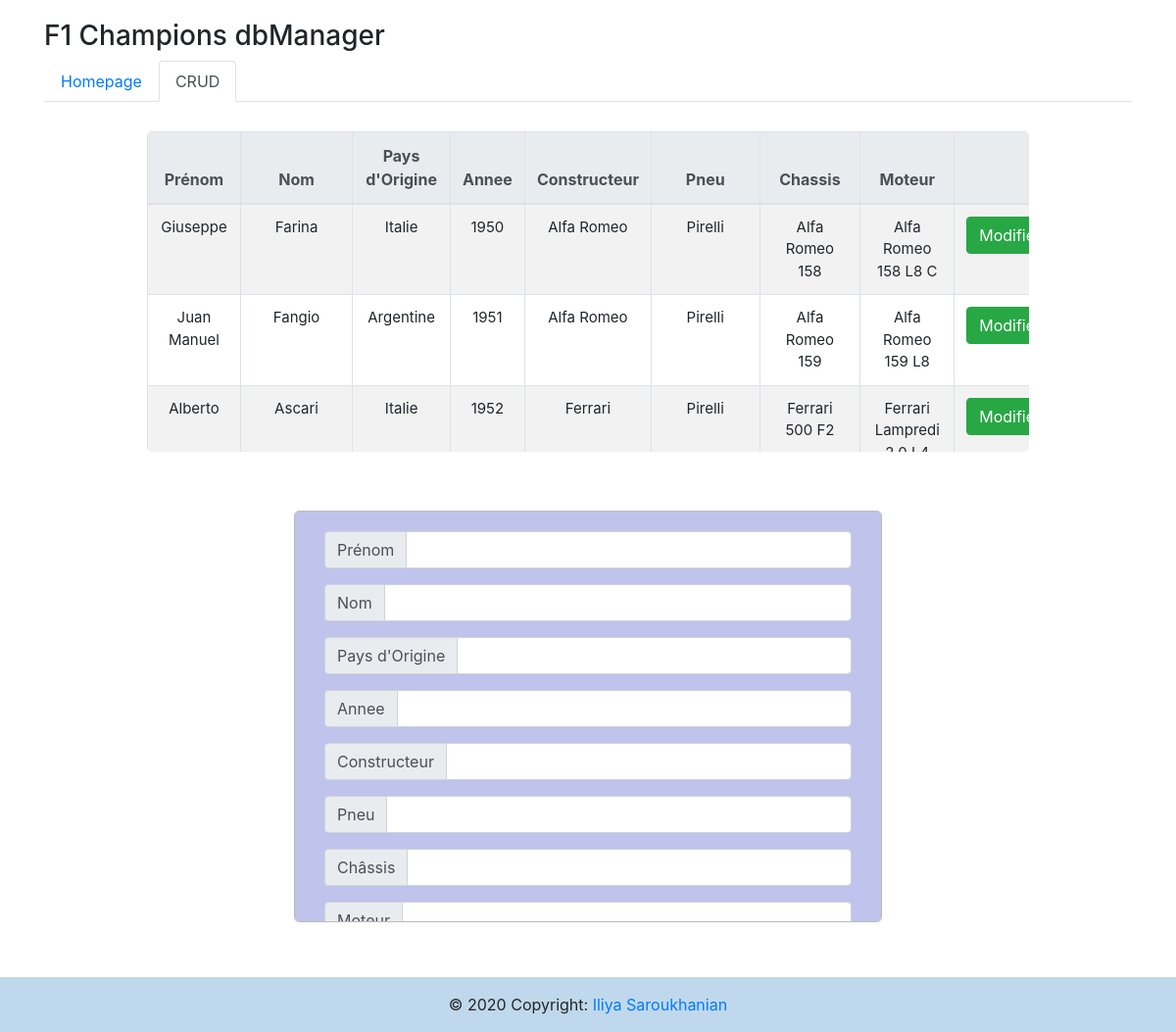
Screenshot of /crud.php with the database file from the repository.
### tables this page shows
CREATE TABLE `f1Champs` (
  `idAnnee` int(11) NOT NULL,
  `prenom` varchar(30) NOT NULL,
  `nom` varchar(40) NOT NULL,
  `paysOrigine` varchar(30) NOT NULL,
  `annee` int(4) NOT NULL,
  `constructeur` varchar(50) NOT NULL,
  `pneu` varchar(40) NOT NULL,
  `chassis` varchar(60) NOT NULL,
  `moteur` varchar(60) NOT NULL
);

### crud.php (the view, shortened to what this page needs)
<?php
require_once("bdd/db_connection.php");
$prenom = filter_input(INPUT_POST, 'prenom', FILTER_SANITIZE_STRING);
$nom = filter_input(INPUT_POST, 'nom', FILTER_SANITIZE_STRING);
?>
<!DOCTYPE html>
<html class="no-js">
<head>
    <link rel="stylesheet" href="https://stackpath.bootstrapcdn.com/bootstrap/4.5.0/css/bootstrap.min.css">
    <link rel="stylesheet" type="text/css" href="styles/crud.css">
</head>
<body>
    <div class="container">
        <h3>F1 Champions dbManager</h3>
        <ul class="nav nav-tabs">
            <li class="nav-item">
                <a class="nav-link" href="index.php">Homepage</a>
            </li>
            <li class="nav-item">
                <a class="nav-link active">CRUD</a>
            </li>
        </ul>
    </div>
    <div>
        <?php
            $resultat = $conn->query('SELECT * FROM f1Champs');
        ?>
        <div id="container">
            <table class="table table-fixed-header table-hover table-striped table-bordered" style="border: 1px solid #bbbbbb;">
                <thead class="thead-light">
                    <tr>
                        <th style="width:5%; text-align:center;" scope="col">Prénom</th>
                        <th style="width:5%; text-align:center;" scope="col">Nom</th>
                        <th style="width:5%; text-align:center;" scope="col">Pays d'Origine</th>
                        <th style="width:5%; text-align:center;" scope="col">Annee</th>
                        <th style="width:5%; text-align:center;" scope="col">Constructeur</th>
                        <th style="width:5%; text-align:center;" scope="col">Pneu</th>
                        <th style="width:5%; text-align:center;" scope="col">Chassis</th>
                        <th style="width:5%; text-align:center;" scope="col">Moteur</th>
                        <th style="width:5%; text-align:center;" colspan="8" scope="col">Action</th>
                    </tr>
                </thead>
                <div>
                    <tbody>
                        <?php while ($donnees = $resultat->fetch()) { ?>
                            <tr scope="row">
                                <td style="text-align:center;"><?php echo $donnees['prenom']; ?></td>
                                <td style="text-align:center;"><?php echo $donnees['nom']; ?></td>
                                <td style="text-align:center;"><?php echo $donnees['paysOrigine']; ?></td>
                                <td style="text-align:center;"><?php echo $donnees['annee']; ?></td>
                                <td style="text-align:center;"><?php echo $donnees['constructeur']; ?></td>
                                <td style="text-align:center;"><?php echo $donnees['pneu']; ?></td>
                                <td style="text-align:center;"><?php echo $donnees['chassis']; ?></td>
                                <td style="text-align:center;"><?php echo $donnees['moteur']; ?></td>
                                <td style="text-align:center;" id="edit">
                                    <a name="edit" href="crud.php?edit=<?php echo $donnees['idAnnee']; ?>" class="btn btn-success">Modifier</a>
                                </td>
                            </tr>
                        <?php } ?>
                    </tbody>
                </div>
            </table>
        </div>
        <div class="form-group">
            <form method="POST" action="#">
                <div class="input-group mb-3">
                    <div class="input-group-prepend">
                        <span for="prenom" class="input-group-text">Prénom</span>
                    </div>
                    <input type="text" class="form-control" name="prenom" value="<?php if (isset($_POST['prenom']) || isset($prenom)) {
                                                                                        echo $prenom;
                                                                                    } else {
                                                                                        echo "";
                                                                                    } ?>" />
                </div>
                <div class="input-group mb-3">
                    <div class="input-group-prepend">
                        <span for="nom" class="input-group-text">Nom</span>
                    </div>
                    <input type="text" class="form-control" name="nom" value="<?php if (isset($_POST['nom']) || isset($nom)) {
                                                                                    echo $nom;
                                                                                } else {
                                                                                    echo "";
                                                                                } ?>" />
                </div>
                <div class="input-group mb-3">
                    <div class="input-group-prepend">
                        <span for="paysOrigine" class="input-group-text">Pays d'Origine</span>
                    </div>
                    <input type="text" class="form-control" name="paysOrigine" value="<?php if (isset($_POST['paysOrigine']) || isset($paysOrigine)) {
                                                                                        echo $paysOrigine;
                                                                                    } else {
                                                                                        echo "";
                                                                                    } ?>" />
                </div>
                <div class="input-group mb-3">
                    <div class="input-group-prepend">
                        <span for="annee" class="input-group-text">Annee</span>
                    </div>
                    <input type="number" class="form-control" min="0" name="annee" value="<?php if (isset($_POST['annee']) || isset($annee)) {
                                                                                            echo $annee;
                                                                                        } else {
                                                                                            echo "";
                                                                                        } ?>" />
                </div>
                <div class="input-group mb-3">
                    <div class="input-group-prepend">
                        <span for="constructeur" class="input-group-text">Constructeur</span>
                    </div>
                    <input type="text" class="form-control" name="constructeur" value="<?php if (isset($_POST['constructeur']) || isset($constructeur)) {
                                                                                    echo $constructeur;
                                                                                } else {
                                                                                    echo "";
                                                                                } ?>" />
                </div>
                <div class="input-group mb-3">
                    <div class="input-group-prepend">
                        <span for="pneu" class="input-group-text">Pneu</span>
                    </div>
                    <input type="text" class="form-control" name="pneu" value="<?php if (isset($_POST['pneu']) || isset($pneu)) {
                                                                                    echo $pneu;
                                                                                } else {
                                                                                    echo "";
                                                                                } ?>" />
                </div>
                <div class="input-group mb-3">
                    <div class="input-group-prepend">
                        <span for="chassis" class="input-group-text">Châssis</span>
                    </div>
                    <input type="text" class="form-control" name="chassis" value="<?php if (isset($_POST['chassis']) || isset($chassis)) {
                                                                                    echo $chassis;
                                                                                } else {
                                                                                    echo "";
                                                                                } ?>" />
                </div>
                <div class="input-group mb-3">
                    <div class="input-group-prepend">
                        <span for="moteur" class="input-group-text">Moteur</span>
                    </div>
                    <input type="text" class="form-control" name="moteur" value="<?php if (isset($_POST['moteur']) || isset($moteur)) {
                                                                                    echo $moteur;
                                                                                } else {
                                                                                    echo "";
                                                                                } ?>" />
                </div>
            </form>
        </div>
        <footer class="page-footer font-small blue">
            <div class="footer-copyright text-center py-3">© 2020 Copyright:
                <a href="https://github.com/iSar44"> Iliya Saroukhanian</a>
            </div>
        </footer>
</body>
</html>

### styles/crud.css (style rules this page uses)
body { margin-top: 20px; }
#container { margin: auto; margin-top: 30px; margin-bottom: 60px; width: 75%; height: 327px; overflow-y: scroll; border-radius: 5px; }
th { font-size: 16px; }
td { font-size: 15px; }
form { margin: auto; border-radius: 5px; margin-top: 30px; margin-bottom: 30px; padding-left: 2.5%; padding-right: 2.5%; padding-top: 20px; padding-bottom: 10px; background-color: #C0C3EB; border: 1px solid #bbbbbb; width: 50%; height: 420px; overflow-y: scroll; }
footer { position: fixed; left: 0; bottom: 0; width: 100%; text-align: center; margin-top: 50px; background-color: #C0D8EB; }

### rows the page displays
f1champs: prenom "Giuseppe", nom "Farina", paysOrigine "Italie", annee "1950", constructeur "Alfa Romeo", pneu "Pirelli", chassis "Alfa Romeo 158", moteur "Alfa Romeo 158 L8 C"
f1champs: prenom "Juan Manuel", nom "Fangio", paysOrigine "Argentine", annee "1951", constructeur "Alfa Romeo", pneu "Pirelli", chassis "Alfa Romeo 159", moteur "Alfa Romeo 159 L8"
f1champs: prenom "Alberto", nom "Ascari", paysOrigine "Italie", annee "1952", constructeur "Ferrari", pneu "Pirelli", chassis "Ferrari 500 F2", moteur "Ferrari Lampredi…"
